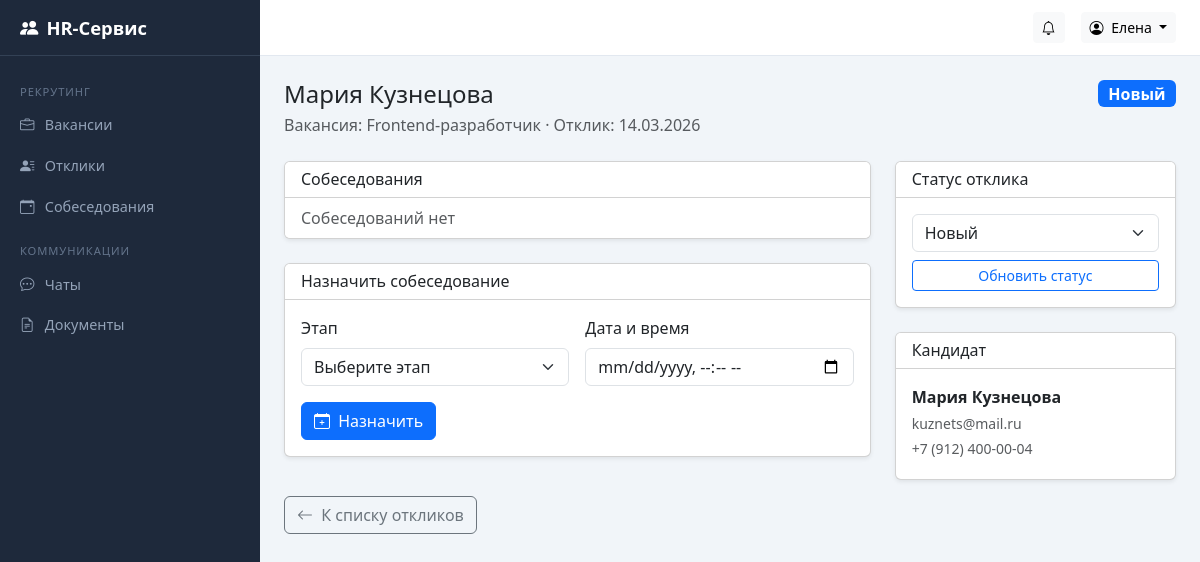
Screenshot of /vacancies/applications/5/ (signed in) with the database file from the repository.
### accounts/models.py (models this page shows, shortened)
class User(AbstractUser):
    class Role(models.TextChoices):
        CANDIDATE = "candidate", "Кандидат"
        HR = "hr", "HR-специалист"
        DIRECTOR = "director", "Руководитель"
        ADMIN = "admin", "Администратор"
    role = models.CharField(
        "Роль", max_length=20, choices=Role.choices, default=Role.CANDIDATE
    )
    patronymic = models.CharField("Отчество", max_length=150, blank=True)
    phone = models.CharField("Телефон", max_length=20, blank=True)
    class Meta:
        verbose_name = "Пользователь"
        verbose_name_plural = "Пользователи"
    def __str__(self):
        return self.get_full_name() or self.username
    @property
    def is_candidate(self):
        return self.role == self.Role.CANDIDATE
    @property
    def is_admin_role(self):
        return self.role == self.Role.ADMIN
    @property
    def can_manage(self):
        return self.role in (self.Role.HR, self.Role.DIRECTOR, self.Role.ADMIN)
    @property
    def can_view_analytics(self):
        return self.role in (self.Role.DIRECTOR, self.Role.ADMIN)

### vacancies/models.py (models this page shows, shortened)
class Application(models.Model):
    class Status(models.TextChoices):
        NEW = "new", "Новый"
        SCREENING = "screening", "Скрининг"
        INTERVIEW = "interview", "Собеседование"
        OFFER = "offer", "Оффер"
        HIRED = "hired", "Нанят"
        REJECTED = "rejected", "Отклонён"
    vacancy = models.ForeignKey(
        Vacancy, on_delete=models.CASCADE, related_name="applications", verbose_name="Вакансия"
    )
    candidate = models.ForeignKey(
        settings.AUTH_USER_MODEL,
        on_delete=models.CASCADE,
        related_name="applications",
        verbose_name="Кандидат",
    )
    status = models.CharField(
        "Статус", max_length=20, choices=Status.choices, default=Status.NEW
    )
    current_stage = models.ForeignKey(
        InterviewStage,
        on_delete=models.SET_NULL,
        null=True,
        blank=True,
        verbose_name="Текущий этап",
    )
    applied_at = models.DateTimeField("Дата отклика", auto_now_add=True)
    class Meta:
        verbose_name = "Отклик"
        verbose_name_plural = "Отклики"
        ordering = ["-applied_at"]
        unique_together = ("vacancy", "candidate")

class Vacancy(models.Model):
    class Status(models.TextChoices):
        OPEN = "open", "Открыта"
        ON_HOLD = "on_hold", "Приостановлена"
        CLOSED = "closed", "Закрыта"
    title = models.CharField("Должность", max_length=255)
    description = models.TextField("Описание")
    department = models.CharField("Отдел", max_length=255)
    status = models.CharField(
        "Статус", max_length=20, choices=Status.choices, default=Status.OPEN
    )
    salary_from = models.PositiveIntegerField("Зарплата от", null=True, blank=True)
    salary_to = models.PositiveIntegerField("Зарплата до", null=True, blank=True)
    created_by = models.ForeignKey(
        settings.AUTH_USER_MODEL,
        on_delete=models.SET_NULL,
        null=True,
        verbose_name="Создал",
    )
    created_at = models.DateTimeField("Создана", auto_now_add=True)
    closed_at = models.DateTimeField("Закрыта", null=True, blank=True)
    class Meta:
        verbose_name = "Вакансия"
        verbose_name_plural = "Вакансии"
        ordering = ["-created_at"]

### vacancies/views.py (the view, shortened to what this page needs)
# urls.py: path("applications/<int:pk>/", views.application_detail, name="application_detail"),
@manager_required
def application_detail(request, pk):
    app = get_object_or_404(
        Application.objects.select_related("vacancy", "candidate", "current_stage"), pk=pk
    )
    interviews = app.interviews.select_related("stage").all()
    stages = app.vacancy.stages.all()
    status_form = ApplicationStatusForm(instance=app)
    schedule_form = ScheduleInterviewForm()
    return render(request, "vacancies/application_detail.html", {
        "app": app,
        "interviews": interviews,
        "stages": stages,
        "status_form": status_form,
        "schedule_form": schedule_form,
    })

### vacancies/forms.py
class ApplicationStatusForm(forms.ModelForm):
    class Meta:
        model = Application
        fields = ("status",)
        widgets = {
            "status": forms.Select(attrs={"class": "form-select"}),
        }

class ScheduleInterviewForm(forms.ModelForm):
    class Meta:
        model = Interview
        fields = ("scheduled_at",)
        widgets = {
            "scheduled_at": forms.DateTimeInput(
                attrs={"class": "form-control", "type": "datetime-local"},
                format="%Y-%m-%dT%H:%M",
            ),
        }

### templates/vacancies/application_detail.html (shortened to what this page needs)
{% extends "base.html" %}
{% block content %}
<div class="d-flex justify-content-between align-items-start mb-4">
  <div>
    <h4 class="mb-1">{{ app.candidate }}</h4>
    <span class="text-muted">Вакансия: {{ app.vacancy.title }} &middot; Отклик: {{ app.applied_at|date:"d.m.Y" }}</span>
  </div>
  <div>
    {% if app.status == "new" %}<span class="badge bg-primary fs-6">Новый</span>
    {% elif app.status == "screening" %}<span class="badge bg-info fs-6">Скрининг</span>
    {% elif app.status == "interview" %}<span class="badge bg-warning text-dark fs-6">Собеседование</span>
    {% elif app.status == "offer" %}<span class="badge bg-success fs-6">Оффер</span>
    {% elif app.status == "hired" %}<span class="badge bg-success fs-6">Нанят</span>
    {% elif app.status == "rejected" %}<span class="badge bg-danger fs-6">Отклонён</span>
    {% endif %}
  </div>
</div>
<div class="row g-4">
  <div class="col-lg-8">
    <div class="card shadow-sm mb-4">
      <div class="card-header bg-white"><h6 class="mb-0">Собеседования</h6></div>
      <div class="list-group list-group-flush">
        {% for iv in interviews %}
          <div class="list-group-item">
            <div class="d-flex justify-content-between align-items-center">
              <div>
                <strong>{{ iv.stage.title }}</strong>
                <span class="text-muted ms-2">{{ iv.scheduled_at|date:"d.m.Y H:i" }}</span>
              </div>
              <div class="d-flex gap-2 align-items-center">
                {% if iv.status == "scheduled" %}
                  <span class="badge bg-warning text-dark">Запланировано</span>
                  <form method="post" action="{% url 'vacancies:interview_complete' iv.pk %}">
                    {% csrf_token %}
                    <button type="submit" class="btn btn-sm btn-outline-success">Завершить</button>
                  </form>
                {% elif iv.status == "completed" %}
                  <span class="badge bg-success">Завершено</span>
                {% else %}
                  <span class="badge bg-secondary">Отменено</span>
                {% endif %}
                {% if iv.survey %}
                  <a href="{% url 'chat:survey_results' iv.survey.pk %}" class="btn btn-sm btn-outline-info">
                    <i class="bi bi-clipboard-data"></i>
                  </a>
                {% endif %}
              </div>
            </div>
            {% if iv.notes %}<div class="text-muted small mt-1">{{ iv.notes }}</div>{% endif %}
          </div>
        {% empty %}
          <div class="list-group-item text-muted">Собеседований нет</div>
        {% endfor %}
      </div>
    </div>
    <div class="card shadow-sm">
      <div class="card-header bg-white"><h6 class="mb-0">Назначить собеседование</h6></div>
      <div class="card-body">
        <form method="post">
          <div class="row g-3">
            <div class="col-md-6">
              <label class="form-label">Этап</label>
              <select name="stage_id" class="form-select" required>
                <option value="">Выберите этап</option>
              </select>
            </div>
            <div class="col-md-6">
              <label class="form-label">Дата и время</label>
              {{ schedule_form.scheduled_at }}
            </div>
          </div>
          <button type="submit" name="schedule_interview" class="btn btn-primary mt-3">
            <i class="bi bi-calendar-plus me-1"></i> Назначить
          </button>
        </form>
      </div>
    </div>
  </div>
  <div class="col-lg-4">
    <div class="card shadow-sm mb-4">
      <div class="card-header bg-white"><h6 class="mb-0">Статус отклика</h6></div>
      <div class="card-body">
        <form method="post">
          {{ status_form.status }}
          <button type="submit" name="update_status" class="btn btn-outline-primary btn-sm mt-2 w-100">
            Обновить статус
          </button>
        </form>
      </div>
    </div>
    <div class="card shadow-sm">
      <div class="card-header bg-white"><h6 class="mb-0">Кандидат</h6></div>
      <div class="card-body">
        <p class="mb-1"><strong>{{ app.candidate.get_full_name|default:app.candidate.username }}</strong></p>
        {% if app.candidate.email %}<p class="mb-1 small text-muted">{{ app.candidate.email }}</p>{% endif %}
        {% if app.candidate.phone %}<p class="mb-1 small text-muted">{{ app.candidate.phone }}</p>{% endif %}
      </div>
    </div>
  </div>
</div>
<div class="mt-3">
  <a href="{% url 'vacancies:application_list' %}" class="btn btn-outline-secondary">
    <i class="bi bi-arrow-left me-1"></i> К списку откликов
  </a>
</div>
{% endblock %}

### templates/base.html (shortened to what this page needs)
<!DOCTYPE html>
<html lang="ru">
<head>
  <link href="https://cdn.jsdelivr.net/npm/bootstrap@5.3.3/dist/css/bootstrap.min.css" rel="stylesheet">
  <link href="https://cdn.jsdelivr.net/npm/bootstrap-icons@1.11.3/font/bootstrap-icons.min.css" rel="stylesheet">
</head>
<body>
{% if user.is_authenticated %}
  <nav class="sidebar" id="sidebar">
    <div class="sidebar-brand">
      <i class="bi bi-people-fill me-2"></i> HR-Сервис
    </div>
    <div class="sidebar-nav">
      {% if user.can_manage %}
        <div class="nav-section">Рекрутинг</div>
        <a class="nav-link {% if request.resolver_match.app_name == 'vacancies' and 'application' not in request.resolver_match.url_name|default:'' and 'interview' not in request.resolver_match.url_name|default:'' %}active{% endif %}"
           href="{% url 'vacancies:vacancy_list' %}">
          <i class="bi bi-briefcase"></i> Вакансии
        </a>
        <a class="nav-link {% if request.resolver_match.url_name == 'application_list' %}active{% endif %}"
           href="{% url 'vacancies:application_list' %}">
          <i class="bi bi-person-lines-fill"></i> Отклики
        </a>
        <a class="nav-link {% if 'interview' in request.resolver_match.url_name|default:'' %}active{% endif %}"
           href="{% url 'vacancies:interview_list' %}">
          <i class="bi bi-calendar-event"></i> Собеседования
        </a>
        <div class="nav-section">Коммуникации</div>
        <a class="nav-link {% if request.resolver_match.app_name == 'chat' %}active{% endif %}"
           href="{% url 'chat:room_list' %}">
          <i class="bi bi-chat-dots"></i> Чаты
        </a>
        <a class="nav-link {% if request.resolver_match.app_name == 'documents' %}active{% endif %}"
           href="{% url 'documents:document_list' %}">
          <i class="bi bi-file-earmark-text"></i> Документы
        </a>
      {% endif %}
    </div>
  </nav>
  <div class="topbar">
    <div class="ms-auto d-flex align-items-center gap-3">
      {% if user.can_manage or user.is_candidate %}
      <a href="{% url 'vacancies:notification_list' %}" class="btn btn-light btn-sm position-relative">
        <i class="bi bi-bell"></i>
      </a>
      {% endif %}
      <div class="dropdown">
        <button class="btn btn-light btn-sm dropdown-toggle" data-bs-toggle="dropdown">
          <i class="bi bi-person-circle me-1"></i> {{ user.get_short_name|default:user.username }}
        </button>
      </div>
    </div>
  </div>
  <main class="main-content">
    {% block content %}{% endblock %}
  </main>
{% else %}
  {% block anonymous_content %}{% endblock %}
{% endif %}
</body>
</html>

### templates/base.html (style rules this page uses)
:root { --sidebar-width: 260px; --sidebar-bg: #1e293b; --sidebar-hover: #334155; --sidebar-active: #3b82f6; --topbar-height: 56px; }
body { background: #f1f5f9; }
.sidebar { position: fixed; top: 0; left: 0; bottom: 0; width: var(--sidebar-width); background: var(--sidebar-bg); color: #cbd5e1; overflow-y: auto; z-index: 1030; transition: transform .2s; }
.sidebar-brand { height: var(--topbar-height); display: flex; align-items: center; padding: 0 1.25rem; font-size: 1.15rem; font-weight: 600; color: #fff; border-bottom: 1px solid #334155; }
.sidebar-nav { padding: .75rem 0; }
.sidebar-nav .nav-link { color: #94a3b8; padding: .6rem 1.25rem; display: flex; align-items: center; gap: .65rem; font-size: .9rem; border-radius: 0; transition: background .15s, color .15s; }
.sidebar-nav .nav-section { padding: .5rem 1.25rem .25rem; font-size: .7rem; text-transform: uppercase; letter-spacing: .08em; color: #64748b; margin-top: .5rem; }
.topbar { position: fixed; top: 0; left: var(--sidebar-width); right: 0; height: var(--topbar-height); background: #fff; border-bottom: 1px solid #e2e8f0; display: flex; align-items: center; padding: 0 1.5rem; z-index: 1020; }
.main-content { margin-left: var(--sidebar-width); margin-top: var(--topbar-height); padding: 1.5rem; min-height: calc(100vh - var(--topbar-height)); }

### rows the page displays
User: get_short_name "Елена"
Application: candidate "Мария Кузнецова", vacancy "Frontend-разработчик", applied_at "14.03.2026", status "Новый", candidate.get_full_name "Мария Кузнецова", candidate.email "kuznets@mail.ru", candidate.phone "+7 (912) 400-00-04"
